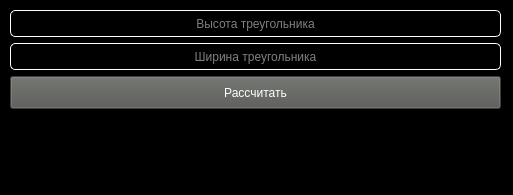
<?xml version="1.0" encoding="UTF-8"?>
<ui version="4.0">
 <class>areaTriangle</class>
 <widget class="QMainWindow" name="areaTriangle">
  <property name="geometry">
   <rect>
    <x>0</x>
    <y>0</y>
    <width>513</width>
    <height>195</height>
   </rect>
  </property>
  <property name="minimumSize">
   <size>
    <width>513</width>
    <height>195</height>
   </size>
  </property>
  <property name="maximumSize">
   <size>
    <width>513</width>
    <height>195</height>
   </size>
  </property>
  <property name="windowTitle">
   <string>MainWindow</string>
  </property>
  <property name="styleSheet">
   <string notr="true">color: white; background-color:black;</string>
  </property>
  <widget class="QWidget" name="centralwidget">
   <property name="styleSheet">
    <string notr="true">QLineEdit{
	border: 1px solid white;
	border-radius: 5px;
	height: 25px;
}
QPushButton{
	height: 25px;
	background-color: rgb(85, 87, 83);
}
QPushButton:hover{
	background-color: rgb(136, 138, 133);
}
</string>
   </property>
   <widget class="QWidget" name="verticalLayoutWidget">
    <property name="geometry">
     <rect>
      <x>10</x>
      <y>10</y>
      <width>491</width>
      <height>171</height>
     </rect>
    </property>
    <layout class="QVBoxLayout" name="verticalLayout">
     <item>
      <widget class="QLineEdit" name="lineEdit">
       <property name="alignment">
        <set>Qt::AlignCenter</set>
       </property>
       <property name="placeholderText">
        <string>Высота треугольника</string>
       </property>
      </widget>
     </item>
     <item>
      <widget class="QLineEdit" name="lineEdit_2">
       <property name="alignment">
        <set>Qt::AlignCenter</set>
       </property>
       <property name="placeholderText">
        <string>Ширина треугольника</string>
       </property>
      </widget>
     </item>
     <item>
      <widget class="QPushButton" name="pushButton">
       <property name="text">
        <string>Рассчитать</string>
       </property>
      </widget>
     </item>
     <item>
      <widget class="QLabel" name="label">
       <property name="text">
        <string/>
       </property>
       <property name="alignment">
        <set>Qt::AlignCenter</set>
       </property>
      </widget>
     </item>
    </layout>
   </widget>
  </widget>
 </widget>
 <resources/>
 <connections/>
</ui>
